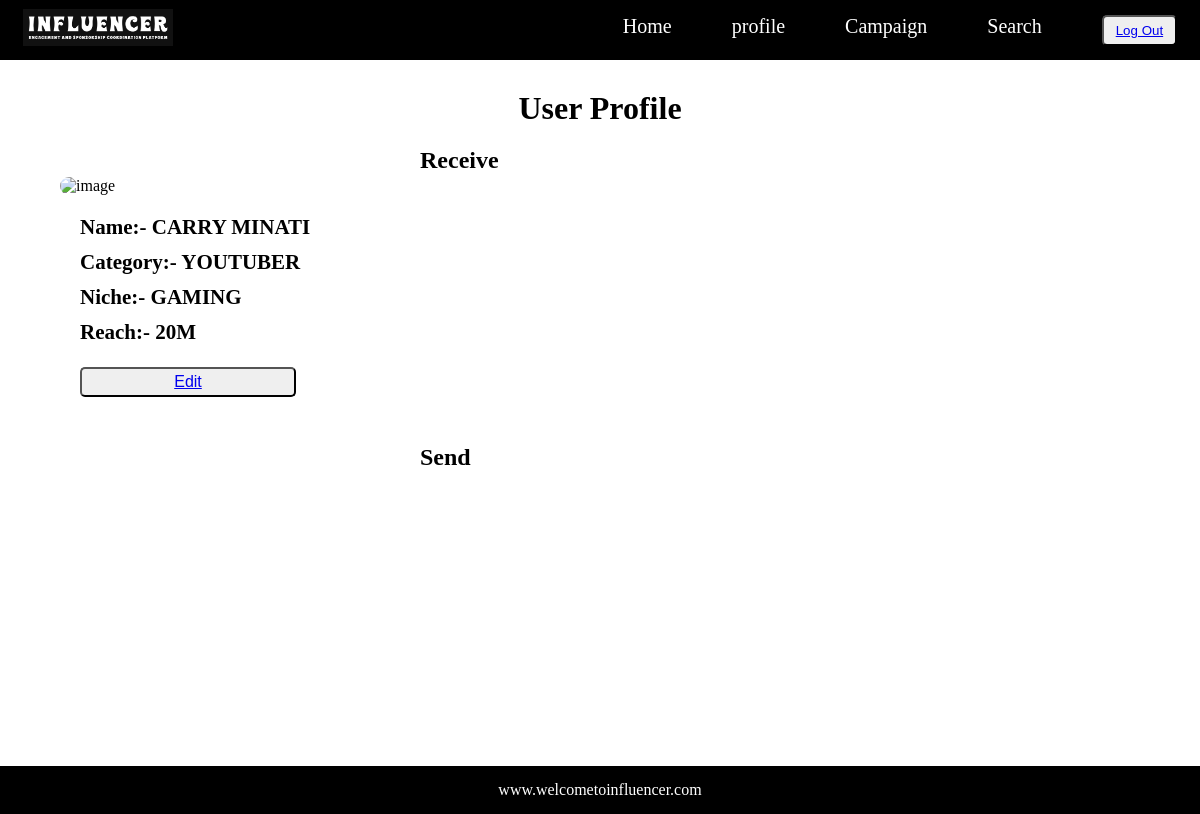
The app's page /influencer_profile (signed in), older data.
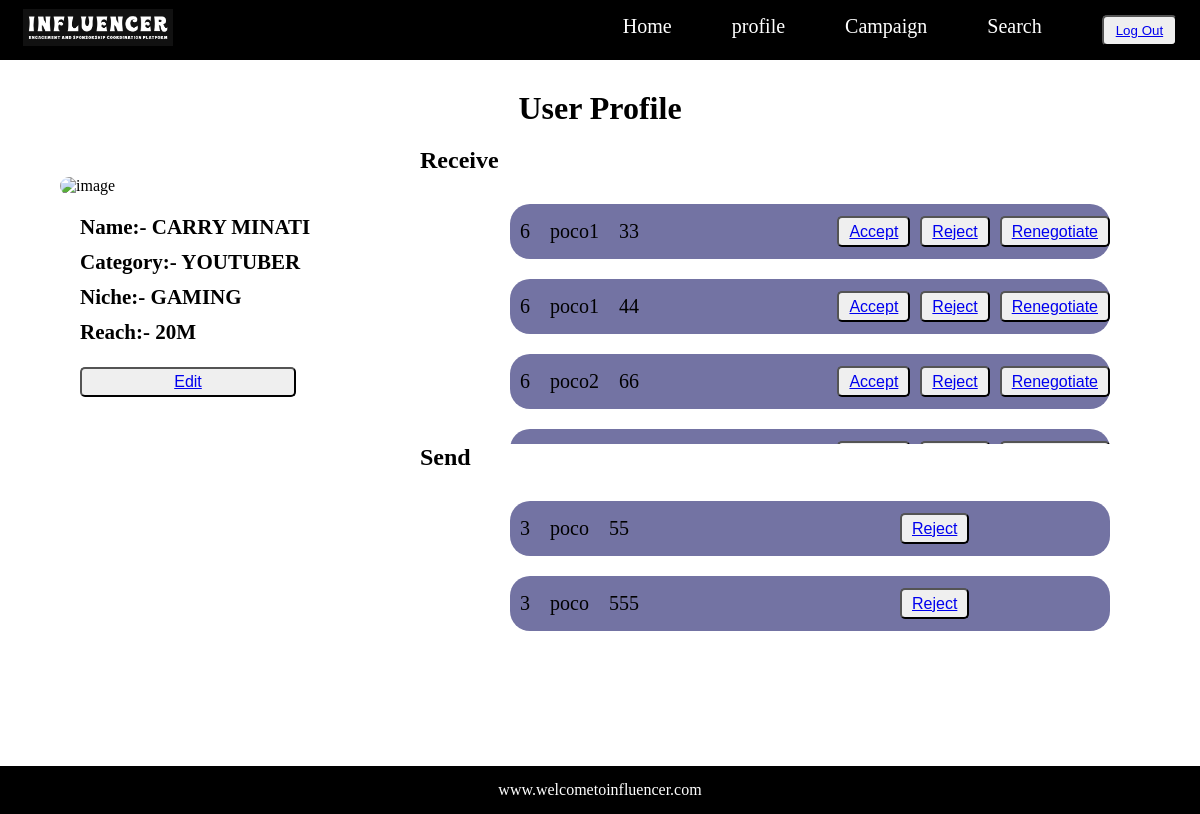
The same page, newer data.
### model.py (models this page shows)
class Add_request(db.Model):
    request_id = db.Column(db.Integer(),primary_key=True)
    from_id = db.Column(db.Integer(),nullable=False)
    too_id = db.Column(db.Integer(),nullable=False)
    brand_name = db.Column(db.String,nullable=False)
    messages = db.Column(db.String(),nullable=False)
    requirements = db.Column(db.String(),nullable=False)
    payment_amount = db.Column(db.Integer(),nullable=False)
    status = db.Column(db.String(),nullable=False)

### controller.py (the view)
@app.route("/influencer_profile")   # route for influencer profile
def influ_profile():
    if 'username' in session:
        user=Register.query.filter_by(username=session['username']).first()
        if user.role=='influencer':
            influencer=Influencers.query.filter_by(user_id=user.id).first()
            add_requests = Add_request.query.filter_by(too_id=user.id,status='pending')
            renegotiate_requests = Add_request.query.filter_by(too_id=user.id,status='renegotiate')
            return render_template('influencer_profile.html',influencer=influencer,role=user.role,add_requests=add_requests,renegotiate_requests=renegotiate_requests)
    return redirect('/login')

### templates/influencer_profile.html
{% extends 'layout.html' %}
{% block body %}
<div class="profile">
    <h1>User Profile</h1>
    <div class="profile-con">
        <div class="left-con">
            <div class="influ-profile">
                <img width="320px" src="{{ url_for('get_image', image_id=influencer.influencer_id) }}" alt="image">
                <div class="left-con-desc">
                    <h2>Name:- {{ influencer.name }}</h2>
                    <h2>Category:- {{ influencer.category }}</h2>
                    <h2>Niche:- {{ influencer.niche }}</h2>
                    <h2>Reach:- {{ influencer.reach }}</h2>
                    <button style="width: 18vw;" class="btn"><a
                            href="/edit_influencer/{{influencer.influencer_id}}">Edit</a></button>
                </div>
            </div>
        </div>
        <div class="right-con">
            <h2>Receive</h2>
            <div class="campaigns">
                {% for request in add_requests %}
                <div class="campaign">
                    <div class="camp-content">
                        <p class="para">{{ request.from_id }}</p>
                        <p class="para">{{ request.brand_name }}</p>
                        <p class="para">{{ request.payment_amount }}</p>
                    </div>
                    <div class="camp-btn">
                        <button class="btn"><a href="/accept_request/{{request.request_id}}">Accept</a></button>
                        <button class="btn"><a href="/reject_request/{{request.request_id}}">Reject</a></button>
                        <button class="btn"><a href="/renegotiate_request/{{request.request_id}}">Renegotiate</a></button>
                    </div>
                </div>
                {% endfor %}
            </div>
            <h2>Send</h2>
            <div class="campaigns">
                {% for renegotiate in renegotiate_requests %}
                <div class="campaign">
                    <div class="camp-content">
                        <p class="para">{{ renegotiate.from_id }}</p>
                        <p class="para">{{ renegotiate.brand_name }}</p>
                        <p class="para">{{ renegotiate.payment_amount }}</p>
                    </div>
                    <div class="camp-btn">
                        <button class="btn"><a href="/reject_request/{{request.request_id}}">Reject</a></button>
                    </div>
                </div>
                {% endfor %}
            </div>
        </div>
    </div>
</div>
{% endblock %}

Row changes from the older to the newer data that the page shows:
added Add_request: from_id "6", brand_name "poco1", payment_amount "33", shown under "Receive"
added Add_request: from_id "6", brand_name "poco1", payment_amount "44", shown under "Receive"
added Add_request: from_id "6", brand_name "poco2", payment_amount "66", shown under "Receive"
added Add_request: from_id "3", brand_name "poco", payment_amount "55", shown under "Send"
added Add_request: from_id "3", brand_name "poco", payment_amount "555", shown under "Send"
